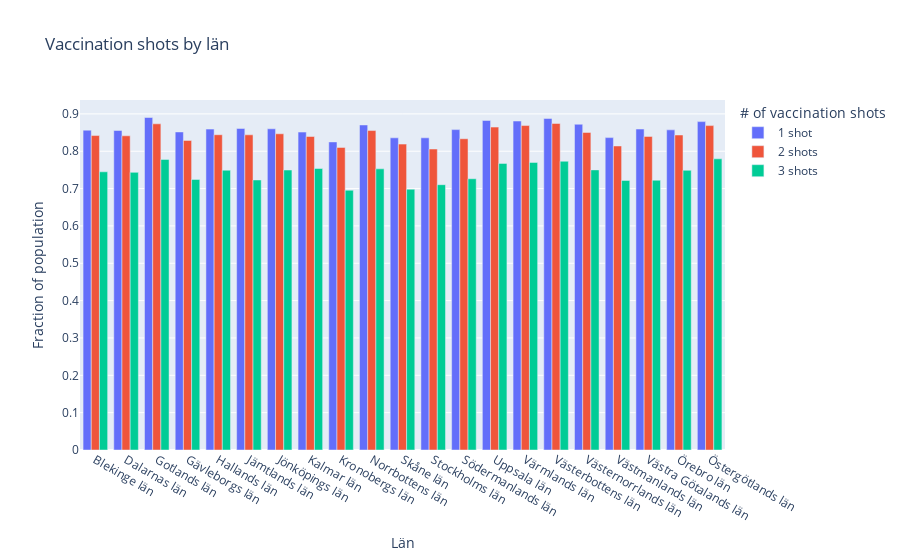

The notebook cell saved with this chart:
### Code cell
# f)
df_shots = pd.DataFrame()
df_shots["1 shot"] = df_vac.groupby("Län_namn")["Andel minst 1 dos"].mean()
df_shots["2 shots"] = df_vac.groupby("Län_namn")["Andel minst 2 doser"].mean()
df_shots["3 shots"] = df_vac.groupby("Län_namn")["Andel 3 doser"].mean()

fig = px.bar(
    df_shots.iloc[:,:3], # only 1, 2, 3 shots (if more added in the future...)
    barmode="group",
    title="Vaccination shots by län",
    labels=dict(variable="# of vaccination shots", value="Fraction of population", Län_namn = "Län"),
)

fig.show()
fig.write_html("Visualizations/SWE_Vaccination_shots_by_lan.html")

### Figure 1 — Plotly figure (JSON) as saved in the notebook; plotly's stock layout.template omitted (floating-point values rounded to 4 significant figures)
{"data": [{"alignmentgroup": "True", "hovertemplate": "# of vaccination shots=1 shot<br>Län=%{x}<br>Fraction of population=%{y}<extra></extra>", "legendgroup": "1 shot", "marker": {"color": "#636efa", "pattern": {"shape": ""}}, "name": "1 shot", "offsetgroup": "1 shot", "orientation": "v", "showlegend": true, "textposition": "auto", "type": "bar", "x": ["Blekinge län", "Dalarnas län", "Gotlands län", "Gävleborgs län", "Hallands län", "Jämtlands län", "Jönköpings län", "Kalmar län", "Kronobergs län", "Norrbottens län", "Skåne län", "Stockholms län", "Södermanlands län", "Uppsala län", "Värmlands län", "Västerbottens län", "Västernorrlands län", "Västmanlands län", "Västra Götalands län", "Örebro län", "Östergötlands län"], "xaxis": "x", "y": [0.8565, 0.8556, 0.8903, 0.8517, 0.8592, 0.8609, 0.86, 0.8513, 0.825, 0.8703, 0.8359, 0.8359, 0.8579, 0.8824, 0.8808, 0.8878, 0.8723, 0.8365, 0.8594, 0.8572, 0.8793], "yaxis": "y"}, {"alignmentgroup": "True", "hovertemplate": "# of vaccination shots=2 shots<br>Län=%{x}<br>Fraction of population=%{y}<extra></extra>", "legendgroup": "2 shots", "marker": {"color": "#EF553B", "pattern": {"shape": ""}}, "name": "2 shots", "offsetgroup": "2 shots", "orientation": "v", "showlegend": true, "textposition": "auto", "type": "bar", "x": ["Blekinge län", "Dalarnas län", "Gotlands län", "Gävleborgs län", "Hallands län", "Jämtlands län", "Jönköpings län", "Kalmar län", "Kronobergs län", "Norrbottens län", "Skåne län", "Stockholms län", "Södermanlands län", "Uppsala län", "Värmlands län", "Västerbottens län", "Västernorrlands län", "Västmanlands län", "Västra Götalands län", "Örebro län", "Östergötlands län"], "xaxis": "x", "y": [0.842, 0.8413, 0.8734, 0.8289, 0.8442, 0.844, 0.8467, 0.8395, 0.8102, 0.8554, 0.8191, 0.8059, 0.8334, 0.8646, 0.8688, 0.8743, 0.8503, 0.8141, 0.8397, 0.8434, 0.8686], "yaxis": "y"}, {"alignmentgroup": "True", "hovertemplate": "# of vaccination shots=3 shots<br>Län=%{x}<br>Fraction of population=%{y}<extra></extra>", "legendgroup": "3 shots", "marker": {"color": "#00cc96", "pattern": {"shape": ""}}, "name": "3 shots", "offsetgroup": "3 shots", "orientation": "v", "showlegend": true, "textposition": "auto", "type": "bar", "x": ["Blekinge län", "Dalarnas län", "Gotlands län", "Gävleborgs län", "Hallands län", "Jämtlands län", "Jönköpings län", "Kalmar län", "Kronobergs län", "Norrbottens län", "Skåne län", "Stockholms län", "Södermanlands län", "Uppsala län", "Värmlands län", "Västerbottens län", "Västernorrlands län", "Västmanlands län", "Västra Götalands län", "Örebro län", "Östergötlands län"], "xaxis": "x", "y": [0.7449, 0.7434, 0.7781, 0.7245, 0.7492, 0.7231, 0.7497, 0.7538, 0.6956, 0.7528, 0.6983, 0.7104, 0.7263, 0.7675, 0.77, 0.7732, 0.7501, 0.7217, 0.7224, 0.749, 0.7797], "yaxis": "y"}], "layout": {"barmode": "group", "legend": {"title": {"text": "# of vaccination shots"}, "tracegroupgap": 0}, "title": {"text": "Vaccination shots by län"}, "xaxis": {"anchor": "y", "domain": [0, 1], "title": {"text": "Län"}}, "yaxis": {"anchor": "x", "domain": [0, 1], "title": {"text": "Fraction of population"}}}}
